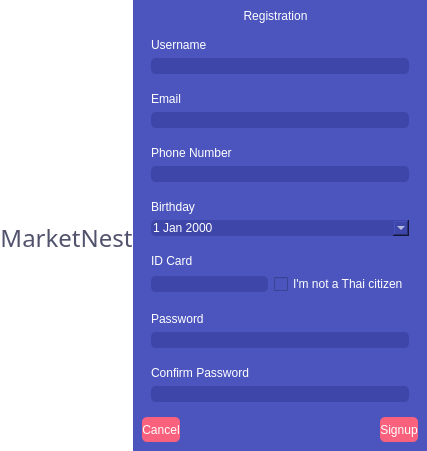
     <widget class="QWidget" name="signupPage">
      <layout class="QGridLayout" name="gridLayout_17">
       <property name="leftMargin">
        <number>0</number>
       </property>
       <property name="topMargin">
        <number>0</number>
       </property>
       <property name="rightMargin">
        <number>0</number>
       </property>
       <property name="bottomMargin">
        <number>0</number>
       </property>
       <property name="spacing">
        <number>0</number>
       </property>
       <item row="0" column="0">
        <widget class="QWidget" name="widget_14" native="true">
         <layout class="QGridLayout" name="gridLayout_18">
          <property name="leftMargin">
           <number>0</number>
          </property>
          <property name="topMargin">
           <number>0</number>
          </property>
          <property name="rightMargin">
           <number>0</number>
          </property>
          <property name="bottomMargin">
           <number>0</number>
          </property>
          <property name="spacing">
           <number>0</number>
          </property>
          <item row="0" column="0">
           <widget class="QWidget" name="widget_15" native="true">
            <property name="sizePolicy">
             <sizepolicy hsizetype="MinimumExpanding" vsizetype="Preferred">
              <horstretch>0</horstretch>
              <verstretch>0</verstretch>
             </sizepolicy>
            </property>
            <property name="styleSheet">
             <string notr="true">background-color: rgb(255, 255, 255);</string>
            </property>
            <layout class="QGridLayout" name="gridLayout_22">
             <property name="leftMargin">
              <number>0</number>
             </property>
             <property name="topMargin">
              <number>0</number>
             </property>
             <property name="rightMargin">
              <number>0</number>
             </property>
             <property name="bottomMargin">
              <number>0</number>
             </property>
             <property name="spacing">
              <number>0</number>
             </property>
             <item row="1" column="0">
              <widget class="QWidget" name="widget_19" native="true">
               <layout class="QGridLayout" name="gridLayout_21">
                <property name="leftMargin">
                 <number>0</number>
                </property>
                <property name="topMargin">
                 <number>0</number>
                </property>
                <property name="rightMargin">
                 <number>0</number>
                </property>
                <property name="bottomMargin">
                 <number>0</number>
                </property>
                <property name="horizontalSpacing">
                 <number>0</number>
                </property>
                <property name="verticalSpacing">
                 <number>10</number>
                </property>
                <item row="0" column="0">
                 <widget class="QWidget" name="widget_17" native="true">
                  <layout class="QGridLayout" name="gridLayout_19">
                   <property name="leftMargin">
                    <number>0</number>
                   </property>
                   <property name="topMargin">
                    <number>0</number>
                   </property>
                   <property name="rightMargin">
                    <number>0</number>
                   </property>
                   <property name="bottomMargin">
                    <number>0</number>
                   </property>
                   <property name="spacing">
                    <number>0</number>
                   </property>
                   <item row="0" column="0">
                    <widget class="QLabel" name="label_8">
                     <property name="text">
                      <string/>
                     </property>
                     <property name="pixmap">
                      <pixmap resource="resource.qrc">:/icon/icon/logo.ico</pixmap>
                     </property>
                     <property name="alignment">
                      <set>Qt::AlignCenter</set>
                     </property>
                    </widget>
                   </item>
                  </layout>
                 </widget>
                </item>
                <item row="1" column="0">
                 <widget class="QWidget" name="widget_18" native="true">
                  <property name="minimumSize">
                   <size>
                    <width>0</width>
                    <height>30</height>
                   </size>
                  </property>
                  <layout class="QGridLayout" name="gridLayout_20">
                   <property name="leftMargin">
                    <number>0</number>
                   </property>
                   <property name="topMargin">
                    <number>0</number>
                   </property>
                   <property name="rightMargin">
                    <number>0</number>
                   </property>
                   <property name="bottomMargin">
                    <number>0</number>
                   </property>
                   <property name="horizontalSpacing">
                    <number>0</number>
                   </property>
                   <item row="0" column="0">
                    <widget class="QLabel" name="label_9">
                     <property name="font">
                      <font>
                       <family>Josefin Sans SemiBold</family>
                       <pointsize>18</pointsize>
                       <italic>false</italic>
                       <fontweight>DemiBold</fontweight>
                      </font>
                     </property>
                     <property name="styleSheet">
                      <string notr="true">color: rgb(81, 82, 108);
font: 600 18pt &quot;Josefin Sans SemiBold&quot;;</string>
                     </property>
                     <property name="text">
                      <string>MarketNest</string>
                     </property>
                     <property name="alignment">
                      <set>Qt::AlignBottom|Qt::AlignHCenter</set>
                     </property>
                    </widget>
                   </item>
                  </layout>
                 </widget>
                </item>
               </layout>
              </widget>
             </item>
             <item row="2" column="0">
              <spacer name="verticalSpacer_6">
               <property name="orientation">
                <enum>Qt::Vertical</enum>
               </property>
               <property name="sizeHint" stdset="0">
                <size>
                 <width>20</width>
                 <height>40</height>
                </size>
               </property>
              </spacer>
             </item>
             <item row="0" column="0">
              <spacer name="verticalSpacer_5">
               <property name="orientation">
                <enum>Qt::Vertical</enum>
               </property>
               <property name="sizeHint" stdset="0">
                <size>
                 <width>20</width>
                 <height>40</height>
                </size>
               </property>
              </spacer>
             </item>
            </layout>
           </widget>
          </item>
          <item row="0" column="1">
           <widget class="QWidget" name="widget_16" native="true">
            <property name="sizePolicy">
             <sizepolicy hsizetype="MinimumExpanding" vsizetype="Preferred">
              <horstretch>0</horstretch>
              <verstretch>0</verstretch>
             </sizepolicy>
            </property>
            <property name="styleSheet">
             <string notr="true">background-color: rgb(75, 85, 189);</string>
            </property>
            <layout class="QGridLayout" name="gridLayout_34">
             <item row="0" column="0">
              <widget class="QWidget" name="widget_20" native="true">
               <layout class="QGridLayout" name="gridLayout_23">
                <property name="leftMargin">
                 <number>0</number>
                </property>
                <property name="topMargin">
                 <number>0</number>
                </property>
                <property name="bottomMargin">
                 <number>0</number>
                </property>
                <property name="spacing">
                 <number>0</number>
                </property>
                <item row="0" column="0">
                 <widget class="QLabel" name="label_10">
                  <property name="styleSheet">
                   <string notr="true">font: 500 19pt &quot;Josefin Sans Medium&quot;;
color: rgb(255, 255, 255);</string>
                  </property>
                  <property name="text">
                   <string>Registration</string>
                  </property>
                  <property name="alignment">
                   <set>Qt::AlignCenter</set>
                  </property>
                 </widget>
                </item>
               </layout>
              </widget>
             </item>
             <item row="1" column="0">
              <widget class="QWidget" name="widget_21" native="true">
               <layout class="QGridLayout" name="gridLayout_37">
                <property name="leftMargin">
                 <number>0</number>
                </property>
                <property name="topMargin">
                 <number>0</number>
                </property>
                <property name="rightMargin">
                 <number>0</number>
                </property>
                <property name="bottomMargin">
                 <number>0</number>
                </property>
                <property name="spacing">
                 <number>0</number>
                </property>
                <item row="0" column="0">
                 <widget class="QWidget" name="widget_22" native="true">
                  <layout class="QGridLayout" name="gridLayout_24">
                   <item row="0" column="0">
                    <widget class="QLabel" name="label_11">
                     <property name="styleSheet">
                      <string notr="true">font: 500 11pt &quot;Josefin Sans Medium&quot;;
color: rgb(255, 255, 255);</string>
                     </property>
                     <property name="text">
                      <string>Username</string>
                     </property>
                    </widget>
                   </item>
                   <item row="1" column="0">
                    <widget class="QLineEdit" name="usernameInput">
                     <property name="styleSheet">
                      <string notr="true">background-color: rgb(63, 70, 170);
border-radius: 5px;
color: rgb(255, 255, 255);</string>
                     </property>
                     <property name="frame">
                      <bool>false</bool>
                     </property>
                    </widget>
                   </item>
                  </layout>
                 </widget>
                </item>
                <item row="1" column="0">
                 <widget class="QWidget" name="widget_23" native="true">
                  <layout class="QGridLayout" name="gridLayout_25">
                   <item row="1" column="0">
                    <widget class="QLineEdit" name="emailInput">
                     <property name="styleSheet">
                      <string notr="true">background-color: rgb(63, 70, 170);
border-radius: 5px;
color: rgb(255, 255, 255);</string>
                     </property>
                     <property name="frame">
                      <bool>false</bool>
                     </property>
                    </widget>
                   </item>
                   <item row="0" column="0">
                    <widget class="QLabel" name="label_12">
                     <property name="styleSheet">
                      <string notr="true">font: 500 11pt &quot;Josefin Sans Medium&quot;;
color: rgb(255, 255, 255);</string>
                     </property>
                     <property name="text">
                      <string>Email</string>
                     </property>
                    </widget>
                   </item>
                  </layout>
                 </widget>
                </item>
                <item row="2" column="0">
                 <widget class="QWidget" name="widget_24" native="true">
                  <layout class="QGridLayout" name="gridLayout_26">
                   <item row="0" column="0">
                    <widget class="QLabel" name="label_13">
                     <property name="styleSheet">
                      <string notr="true">font: 500 11pt &quot;Josefin Sans Medium&quot;;
color: rgb(255, 255, 255);</string>
                     </property>
                     <property name="text">
                      <string>Phone Number</string>
                     </property>
                    </widget>
                   </item>
                   <item row="1" column="0">
                    <widget class="QLineEdit" name="phoneInput">
                     <property name="styleSheet">
                      <string notr="true">background-color: rgb(63, 70, 170);
border-radius: 5px;
color: rgb(255, 255, 255);</string>
                     </property>
                     <property name="frame">
                      <bool>false</bool>
                     </property>
                    </widget>
                   </item>
                  </layout>
                 </widget>
                </item>
                <item row="3" column="0">
                 <widget class="QWidget" name="widget_32" native="true">
                  <layout class="QGridLayout" name="gridLayout_36">
                   <item row="0" column="0">
                    <widget class="QLabel" name="label_7">
                     <property name="styleSheet">
                      <string notr="true">font: 500 11pt &quot;Josefin Sans Medium&quot;;
color: rgb(255, 255, 255);</string>
                     </property>
                     <property name="text">
                      <string>Birthday</string>
                     </property>
                    </widget>
                   </item>
                   <item row="1" column="0">
                    <widget class="QDateEdit" name="birthInput">
                     <property name="autoFillBackground">
                      <bool>false</bool>
                     </property>
                     <property name="styleSheet">
                      <string notr="true">background-color: rgb(63, 70, 170);
border-radius: 5px;
color: rgb(255, 255, 255);</string>
                     </property>
                     <property name="wrapping">
                      <bool>false</bool>
                     </property>
                     <property name="frame">
                      <bool>false</bool>
                     </property>
                     <property name="calendarPopup">
                      <bool>true</bool>
                     </property>
                    </widget>
                   </item>
                  </layout>
                 </widget>
                </item>
                <item row="4" column="0">
                 <widget class="QWidget" name="widget_33" native="true">
                  <layout class="QGridLayout" name="gridLayout_29">
                   <item row="0" column="0">
                    <widget class="QLabel" name="IdentiLabel">
                     <property name="styleSheet">
                      <string notr="true">font: 500 11pt &quot;Josefin Sans Medium&quot;;
color: rgb(255, 255, 255);</string>
                     </property>
                     <property name="text">
                      <string>ID Card</string>
                     </property>
                    </widget>
                   </item>
                   <item row="1" column="0">
                    <widget class="QLineEdit" name="IdentiInput">
                     <property name="styleSheet">
                      <string notr="true">background-color: rgb(63, 70, 170);
border-radius: 5px;
color: rgb(255, 255, 255);</string>
                     </property>
                    </widget>
                   </item>
                   <item row="1" column="1">
                    <widget class="QCheckBox" name="checkBoxOpt">
                     <property name="styleSheet">
                      <string notr="true">font: 500 8pt &quot;Josefin Sans Medium&quot;;
color: rgb(255, 255, 255);</string>
                     </property>
                     <property name="text">
                      <string>I'm not a Thai citizen</string>
                     </property>
                    </widget>
                   </item>
                  </layout>
                 </widget>
                </item>
                <item row="5" column="0">
                 <widget class="QWidget" name="widget_25" native="true">
                  <layout class="QGridLayout" name="gridLayout_27">
                   <item row="0" column="0">
                    <widget class="QLabel" name="label_14">
                     <property name="styleSheet">
                      <string notr="true">font: 500 11pt &quot;Josefin Sans Medium&quot;;
color: rgb(255, 255, 255);</string>
                     </property>
                     <property name="text">
                      <string>Password</string>
                     </property>
                    </widget>
                   </item>
                   <item row="1" column="0">
                    <widget class="QLineEdit" name="passInput">
                     <property name="styleSheet">
                      <string notr="true">background-color: rgb(63, 70, 170);
border-radius: 5px;
color: rgb(255, 255, 255);</string>
                     </property>
                     <property name="frame">
                      <bool>false</bool>
                     </property>
                    </widget>
                   </item>
                  </layout>
                 </widget>
                </item>
                <item row="6" column="0">
                 <widget class="QWidget" name="widget_27" native="true">
                  <layout class="QGridLayout" name="gridLayout_28">
                   <item row="0" column="0">
                    <widget class="QLabel" name="label_15">
                     <property name="styleSheet">
                      <string notr="true">font: 500 11pt &quot;Josefin Sans Medium&quot;;
color: rgb(255, 255, 255);</string>
                     </property>
                     <property name="text">
                      <string>Confirm Password</string>
                     </property>
                    </widget>
                   </item>
                   <item row="1" column="0">
                    <widget class="QLineEdit" name="confirmPassInput">
                     <property name="styleSheet">
                      <string notr="true">background-color: rgb(63, 70, 170);
border-radius: 5px;
color: rgb(255, 255, 255);</string>
                     </property>
                     <property name="frame">
                      <bool>false</bool>
                     </property>
                    </widget>
                   </item>
                  </layout>
                 </widget>
                </item>
               </layout>
              </widget>
             </item>
             <item row="2" column="0">
              <widget class="QWidget" name="widget_28" native="true">
               <property name="enabled">
                <bool>true</bool>
               </property>
               <layout class="QGridLayout" name="gridLayout_32">
                <property name="leftMargin">
                 <number>0</number>
                </property>
                <property name="topMargin">
                 <number>0</number>
                </property>
                <property name="rightMargin">
                 <number>0</number>
                </property>
                <property name="bottomMargin">
                 <number>0</number>
                </property>
                <property name="horizontalSpacing">
                 <number>200</number>
                </property>
                <property name="verticalSpacing">
                 <number>0</number>
                </property>
                <item row="0" column="0">
                 <widget class="QWidget" name="widget_29" native="true">
                  <layout class="QGridLayout" name="gridLayout_30">
                   <property name="leftMargin">
                    <number>0</number>
                   </property>
                   <property name="topMargin">
                    <number>0</number>
                   </property>
                   <property name="rightMargin">
                    <number>0</number>
                   </property>
                   <property name="bottomMargin">
                    <number>0</number>
                   </property>
                   <property name="spacing">
                    <number>0</number>
                   </property>
                   <item row="0" column="0">
                    <widget class="QPushButton" name="cancelBtn">
                     <property name="minimumSize">
                      <size>
                       <width>0</width>
                       <height>25</height>
                      </size>
                     </property>
                     <property name="styleSheet">
                      <string notr="true">background-color: rgb(249, 97, 125);
font: 500 9pt &quot;Josefin Sans Medium&quot;;
color: white;
border-radius: 5px;</string>
                     </property>
                     <property name="text">
                      <string>Cancel</string>
                     </property>
                    </widget>
                   </item>
                  </layout>
                 </widget>
                </item>
                <item row="0" column="1">
                 <widget class="QWidget" name="widget_30" native="true">
                  <layout class="QGridLayout" name="gridLayout_31">
                   <property name="leftMargin">
                    <number>0</number>
                   </property>
                   <property name="topMargin">
                    <number>0</number>
                   </property>
                   <property name="rightMargin">
                    <number>0</number>
                   </property>
                   <property name="bottomMargin">
                    <number>0</number>
                   </property>
                   <property name="spacing">
                    <number>0</number>
                   </property>
                   <item row="0" column="1">
                    <widget class="QPushButton" name="signupConfirmBtn">
                     <property name="minimumSize">
                      <size>
                       <width>0</width>
                       <height>25</height>
                      </size>
                     </property>
                     <property name="styleSheet">
                      <string notr="true">background-color: rgb(249, 97, 125);
font: 500 9pt &quot;Josefin Sans Medium&quot;;
color: white;
border-radius: 5px;</string>
                     </property>
                     <property name="text">
                      <string>Signup</string>
                     </property>
                    </widget>
                   </item>
                  </layout>
                 </widget>
                </item>
               </layout>
              </widget>
             </item>
            </layout>
           </widget>
          </item>
         </layout>
        </widget>
       </item>
      </layout>
     </widget>
